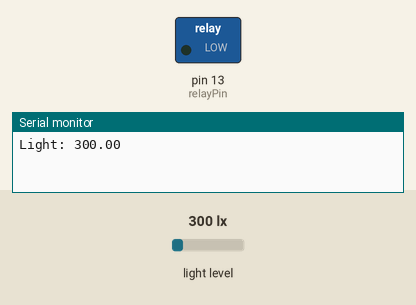
Simulated run of this sketch. Board: Arduino Uno, built with avr-gcc and run on an emulated ATmega328P. Parts: switched loads named in the sketch (green lamp = pin HIGH), the last lines printed to the serial monitor. The test bench sets the inputs (shaded band); at power-on: light level 300 lx.

Above: at 0.1 s.
At 1.1 s:
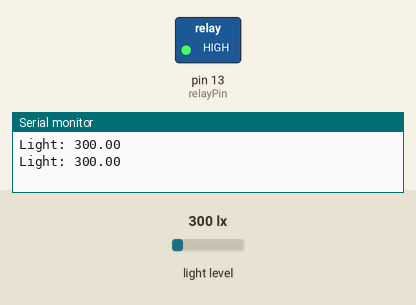
Timing chart, 0 to 2.6 s (numbered marks = the images above):
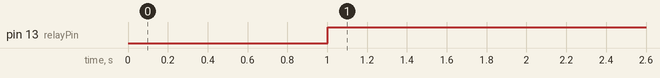

Measured:
- by itself, pin 13 (relayPin): LOW → HIGH at 1.0 s

The sketch:

ZX-SSR_BH1750.ino
```cpp
#include <Wire.h>
#include <BH1750.h>

BH1750 lightMeter;
int relayPin = 13;
void setup() {
  Serial.begin(9600);
  Wire.begin();
  lightMeter.begin();
  pinMode(relayPin, OUTPUT);
}

void loop() {
  float lux = lightMeter.readLightLevel();
  Serial.print("Light: ");
  Serial.println(lux);
  delay(1000);
  if(lux >= 600){
  digitalWrite(relayPin,LOW);
  }else{
   digitalWrite(relayPin,HIGH);
  }
}
```
